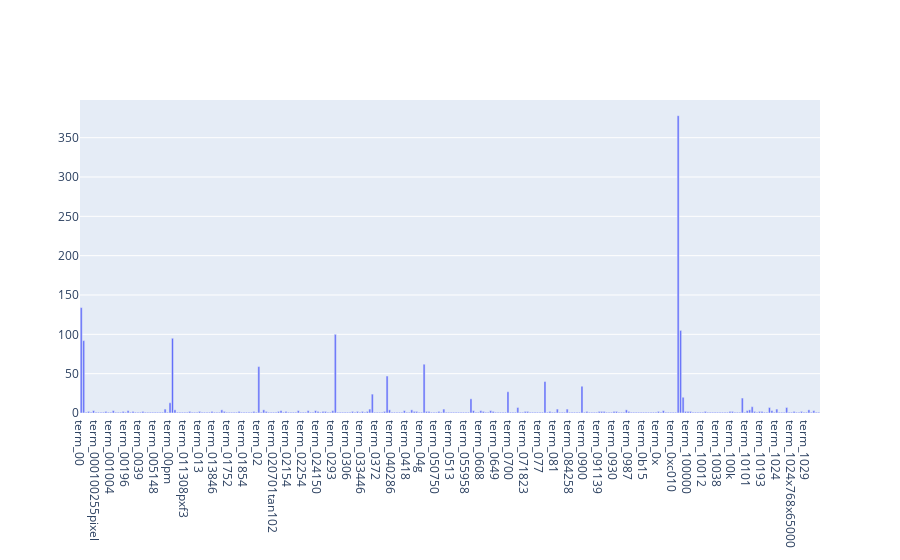

The cell this chart's notebook holds for it:
### Markdown cell above
- [Day11 Data Visualization Tools: Plotly 視覺化資料工具：Plotly](https://ithelp.ithome.com.tw/articles/10214872)

### Code cell
import plotly.graph_objects as go

x = ["term_"+str(i) for i in count_vect.get_feature_names()][:300]
y = term_frequencies[:300]
fig5 = go.Figure(data = [go.Bar(x=x, y=y)])
fig5.show()

### Figure 1 — Plotly figure (JSON) as saved in the notebook; plotly's stock layout.template omitted (floating-point values rounded to 4 significant figures; data arrays with more than 128 entries replaced by an {"elided": "..."} marker saying what was removed)
{"data": [{"type": "bar", "x": {"elided": "300 str values"}, "y": {"elided": "300 int values"}}], "layout": {}}
